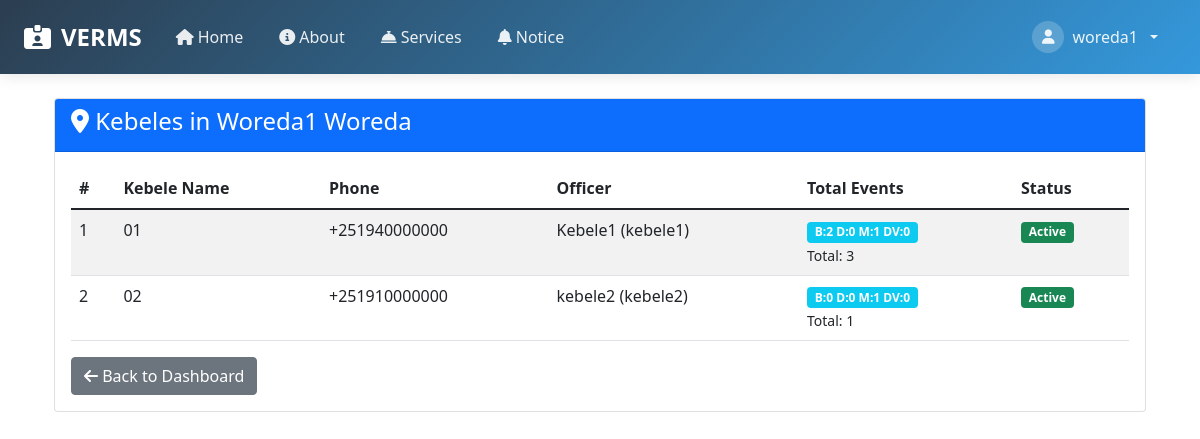
/woreda_officer/kebeles.php (signed in), run on the app's committed database.
### tables this page shows
CREATE TABLE `woredas` (
  `id` int(11) NOT NULL,
  `zone_id` int(11) NOT NULL,
  `woreda_name` varchar(100) NOT NULL,
  `phone` varchar(20) NOT NULL,
  `woreda_officer_id` int(11) NOT NULL,
  `created_at` timestamp NOT NULL DEFAULT current_timestamp()
);

CREATE TABLE `kebeles` (
  `id` int(11) NOT NULL,
  `zone_id` int(11) NOT NULL,
  `woreda_id` int(11) NOT NULL,
  `kebele_name` varchar(100) NOT NULL,
  `phone` varchar(20) NOT NULL,
  `kebele_officer_id` int(11) NOT NULL,
  `created_at` timestamp NOT NULL DEFAULT current_timestamp()
);

CREATE TABLE `users` (
  `id` int(11) NOT NULL,
  `fullname` varchar(100) NOT NULL,
  `username` varchar(50) NOT NULL,
  `email` varchar(100) NOT NULL,
  `phone` varchar(30) NOT NULL,
  `kebele` varchar(100) NOT NULL,
  `woreda` varchar(100) NOT NULL,
  `zone` varchar(100) NOT NULL,
  `password` varchar(255) NOT NULL,
  `role` enum('kebele','woreda','zone','admin','citizen','statistician') NOT NULL,
  `status` enum('active','inactive') DEFAULT 'active',
  `active` tinyint(1) DEFAULT 1,
  `created_at` timestamp NOT NULL DEFAULT current_timestamp(),
  `security_answer` varchar(255) DEFAULT NULL,
  `security_question` varchar(255) DEFAULT NULL
);

### woreda_officer/kebeles.php (the view, shortened to what this page needs)
<?php
require_once '../includes/db_connection.php';
$user_id = intval($_SESSION['user_id']);
$woreda = $conn->query("SELECT * FROM woredas WHERE woreda_officer_id = $user_id")->fetch_assoc();
$woreda_id = $woreda['id'];
$woreda_name = $woreda['woreda_name'];
$kebeles = $conn->query("
    SELECT k.*, u.fullname as officer_name, u.username, u.phone as officer_phone,
           COUNT(DISTINCT be.id) as birth_count,
           COUNT(DISTINCT de.id) as death_count,
           COUNT(DISTINCT me.id) as marriage_count,
           COUNT(DISTINCT dve.id) as divorce_count
    FROM kebeles k
    LEFT JOIN users u ON k.kebele_officer_id = u.id
    LEFT JOIN birth_events be ON k.id = be.place_of_birth
    LEFT JOIN death_events de ON k.id = de.place_of_death
    LEFT JOIN marriage_events me ON k.id = me.place_of_marriage
    LEFT JOIN divorce_events dve ON k.id = dve.place_of_divorce
    WHERE k.woreda_id = $woreda_id
    GROUP BY k.id, k.kebele_name, u.fullname, u.username, u.phone
    ORDER BY k.kebele_name
");
?>
<!DOCTYPE html>
<html lang="en">
<head>
    <link rel="stylesheet" href="https://cdn.jsdelivr.net/npm/bootstrap@5.3.0/dist/css/bootstrap.min.css">
    <link rel="stylesheet" href="https://cdnjs.cloudflare.com/ajax/libs/font-awesome/6.4.0/css/all.min.css">
</head>
<body>
    <?php include '../includes/header.php'; ?>
    <div class="container mt-4">
        <div class="card">
            <div class="card-header bg-primary text-white">
                <h4><i class="fas fa-map-marker-alt"></i> Kebeles in <?= htmlspecialchars($woreda_name) ?> Woreda</h4>
            </div>
            <div class="card-body">
                <?php if ($kebeles->num_rows > 0): ?>
                    <table class="table table-striped">
                        <thead>
                            <tr>
                                <th>#</th>
                                <th>Kebele Name</th>
                                <th>Phone</th>
                                <th>Officer</th>
                                <th>Total Events</th>
                                <th>Status</th>
                            </tr>
                        </thead>
                        <tbody>
                            <?php $i=1; while($k = $kebeles->fetch_assoc()): ?>
                            <?php
                                $total_events = $k['birth_count'] + $k['death_count'] + $k['marriage_count'] + $k['divorce_count'];
                            ?>
                            <tr>
                                <td><?= $i++ ?></td>
                                <td><?= htmlspecialchars($k['kebele_name']) ?></td>
                                <td><?= htmlspecialchars($k['phone']) ?></td>
                                <td>
                                    <?php if ($k['officer_name']): ?>
                                        <?= htmlspecialchars($k['officer_name']) ?> (<?= htmlspecialchars($k['username']) ?>)<br>
                                    <?php else: ?>
                                        <span class="text-danger">No Officer</span>
                                    <?php endif; ?>
                                </td>
                                <td>
                                    <span class="badge bg-info">
                                        B:<?= $k['birth_count'] ?>
                                        D:<?= $k['death_count'] ?>
                                        M:<?= $k['marriage_count'] ?>
                                        DV:<?= $k['divorce_count'] ?>
                                    </span>
                                    <br>
                                    <small>Total: <?= $total_events ?></small>
                                </td>
                                <td>
                                    <span class="badge bg-<?= $k['kebele_officer_id'] ? 'success' : 'warning' ?>">
                                        <?= $k['kebele_officer_id'] ? 'Active' : 'Inactive' ?>
                                    </span>
                                </td>
                            </tr>
                            <?php endwhile; ?>
                        </tbody>
                    </table>
                <?php endif; ?>
                <div class="mt-3">
                    <a href="dashboard.php" class="btn btn-secondary">
                        <i class="fas fa-arrow-left"></i> Back to Dashboard
                    </a>
                </div>
            </div>
        </div>
    </div>
</body>
</html>

### includes/header.php (style rules this page uses)
:root { --primary-color: #2c3e50; --secondary-color: #3498db; --accent-color: #e74c3c; --success-color: #27ae60; --warning-color: #f39c12; --light-color: #ecf0f1; --dark-color: #2c3e50; --gradient-primary: linear-gradient(135deg, #2c3e50 0%, #3498db 100%); --gradient-secondary: linear-gradient(135deg, #3498db 0%, #2c3e50 100%); --shadow: 0 4px 6px rgba(0, 0, 0, 0.1); --transition: all 0.3s ease; }

### data on the page
woredas: woreda_name "Woreda1"
kebeles: kebele_name "01", phone "+251940000000", kebele_officer.fullname "Kebele1", kebele_officer.username "kebele1", birth_count "2", death_count "0", marriage_count "1", divorce_count "0", total_events "3", shows "Active"
kebeles: kebele_name "02", phone "+251910000000", kebele_officer.fullname "kebele2", kebele_officer.username "kebele2", birth_count "0", death_count "0", marriage_count "1", divorce_count "0", total_events "1", shows "Active"

### other printed values
$_SESSION['username'] "woreda1"
